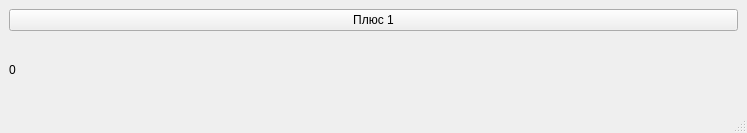
<?xml version="1.0" encoding="UTF-8"?>
<ui version="4.0">
 <class>MainWindow</class>
 <widget class="QMainWindow" name="MainWindow">
  <property name="geometry">
   <rect>
    <x>0</x>
    <y>0</y>
    <width>747</width>
    <height>133</height>
   </rect>
  </property>
  <property name="windowTitle">
   <string>MainWindow</string>
  </property>
  <widget class="QWidget" name="centralwidget">
   <layout class="QVBoxLayout" name="verticalLayout">
    <item>
     <widget class="QPushButton" name="btnPlusOne">
      <property name="text">
       <string>Плюс 1</string>
      </property>
     </widget>
    </item>
    <item>
     <widget class="QLabel" name="lblCount">
      <property name="text">
       <string>0</string>
      </property>
     </widget>
    </item>
   </layout>
  </widget>
  <widget class="QMenuBar" name="menubar">
   <property name="geometry">
    <rect>
     <x>0</x>
     <y>0</y>
     <width>747</width>
     <height>22</height>
    </rect>
   </property>
  </widget>
  <widget class="QStatusBar" name="statusbar"/>
 </widget>
 <resources/>
 <connections/>
</ui>
